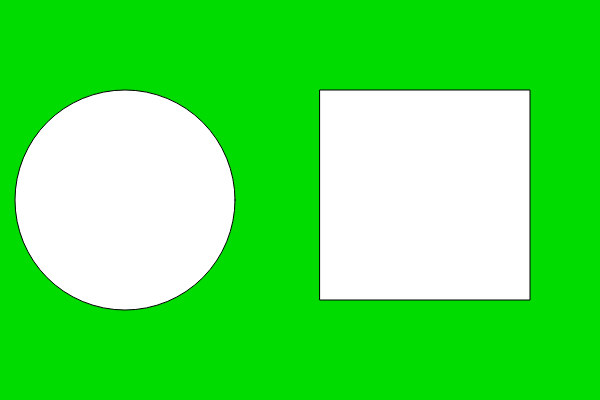
Frame 1 (no input)
Frame 60 (no input): identical to frame 1, image omitted
Frame 120 (the mouse pressed at the canvas centre since frame 60): identical to frame 1, image omitted

The p5.js sketch that drew this single still picture (run headless with seeded random() and noise() and a simulated clock; from frame 60 on, the mouse is pressed at the canvas centre):

// p5.js sketch
// ── sketch.js
function setup() {
  createCanvas(600, 400);
}

function draw() {
  background('rgb(0,220,0)');
  circle(125, 200, 220);
  square(320, 90, 210);
}
